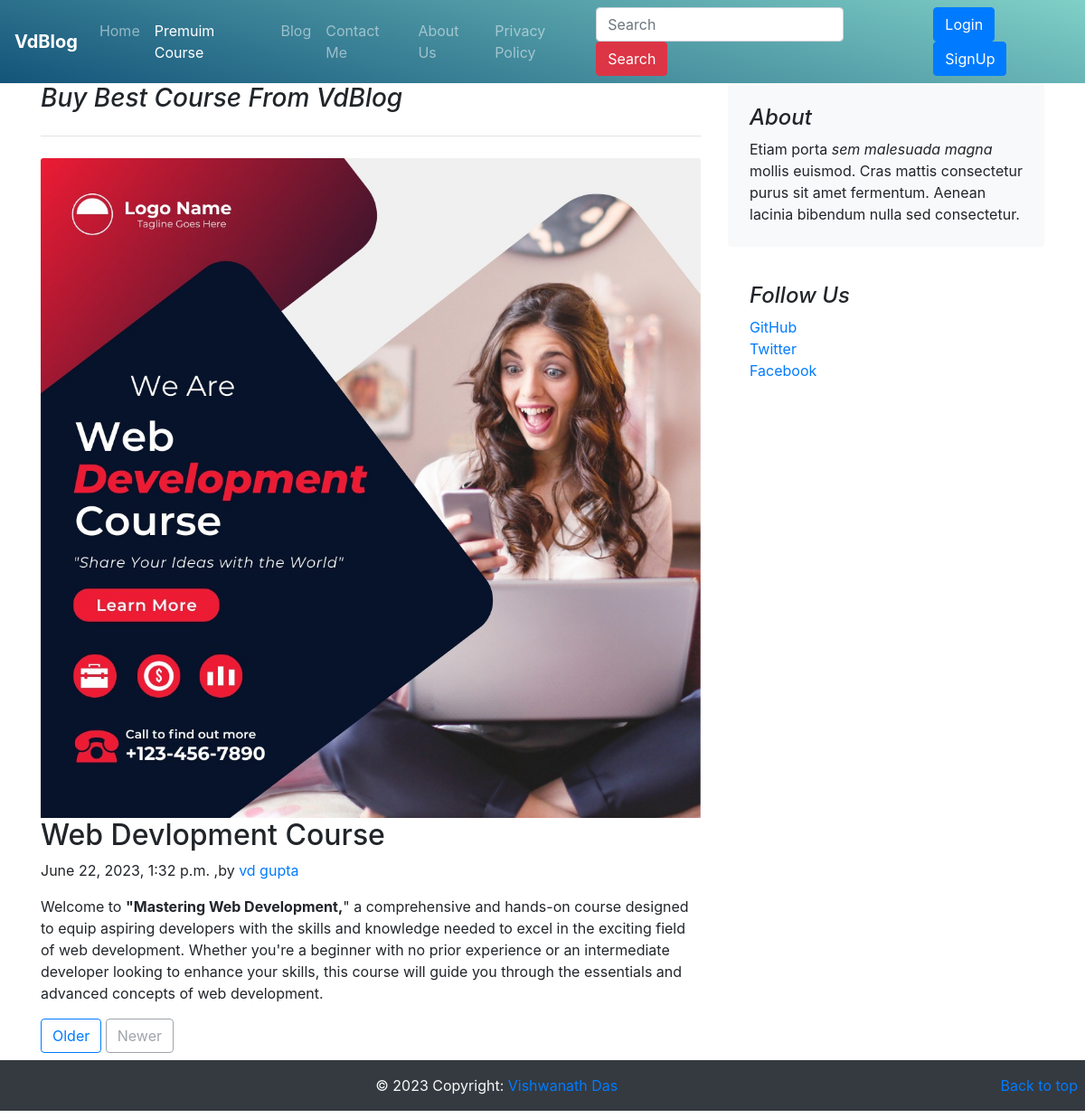
Page /course/Web Devlopment on the committed database.
### Course/models.py (models this page shows, shortened)
class Course(models.Model):
	sno = models.AutoField(primary_key= True)
	title = models.CharField(max_length=130)
	content = RichTextField(blank = True , null = True)
	author = models.CharField(max_length = 30)
	price = models.IntegerField(default='0')
	img = models.ImageField(upload_to='images/')
	time = models.DateTimeField(blank = True)
	slug = models.CharField(max_length = 255)
	"""docstring for Blog"""

### Course/views.py (the view)
# urls.py: path('<str:slug>', views.coursepost , name ='coursepost'),
def coursepost(request , slug):
	allPost = Course.objects.filter(slug=slug).first()
	context = {'post':allPost}
	return render(request , 'course/coursepost.html' , context)

### templates/course/coursepost.html (shortened to what this page needs)
{% extends "base.html" %}
{% block courseactive %}active
{% endblock courseactive %}
{% block body %}
<main role="main" class="container">
  <div class="row">
    <div class="col-md-8 blog-main">
      <h3 class="pb-4 mb-4 font-italic border-bottom">
        Buy Best Course From VdBlog
      </h3>
      <div class="blog-post">
        <img src="{{post.img.url}}" class="card-img-top" alt="{{post.title}">
        <h2 class="blog-post-title">{{post.title}}</h2>
        <p class="my-2 blog-post-meta">{{post.time}} ,by <a href="/about">{{post.author}}</a></p>
        <p>{{post.content |safe}}
      </div>
      <nav class="blog-pagination">
        <a class="btn btn-outline-primary" href="#">Older</a>
        <a class="btn btn-outline-secondary disabled" href="#" tabindex="-1" aria-disabled="true">Newer</a>
      </nav>
    </div>
    <aside class="dk col-md-4 blog-sidebar">
      <div class="p-4 mb-3 bg-light rounded">
        <h4 class="font-italic">About</h4>
        <p class="mb-0">Etiam porta <em>sem malesuada magna</em> mollis euismod. Cras mattis consectetur purus sit amet fermentum. Aenean lacinia bibendum nulla sed consectetur.</p>
      </div>
      <div class="p-4">
        <h4 class="font-italic">Follow Us</h4>
        <ol class="list-unstyled">
          <li><a href="#">GitHub</a></li>
          <li><a href="#">Twitter</a></li>
          <li><a href="#">Facebook</a></li>
        </ol>
      </div>
    </aside>
  </div>
</main>
{% endblock body %}

### rows in the picture
Course: img (picture), title "Web Devlopment Course", time "June 22, 2023, 1:32 p.m.", author "vd gupta", content "Welcome to \"Mastering Web Development, \" a comprehensive and hands-on course designed to equip aspiring developers with the skills and knowledge needed to excel in the exciting field of web development. Whether you're a beginner with no prior experience or an intermediate developer looking to enhance your skills, this course will guide you through the essentials and advanced concepts of web development."
